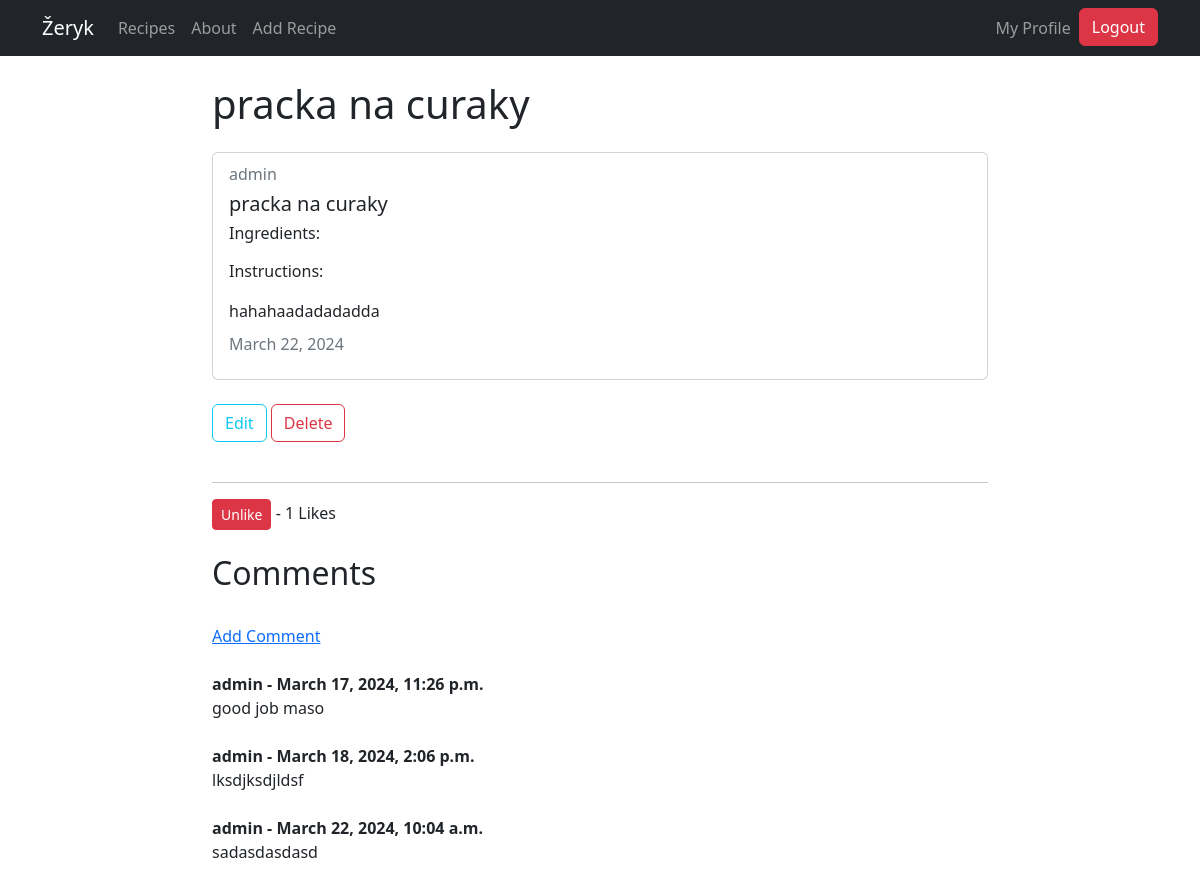
The app's page /recipe/2 (signed in) with its own data.
### recipes/models.py (models this page shows, shortened)
class Recipe(models.Model):
  title = models.CharField(max_length=100)
  description = RichTextField(blank=True, null=True)
  author = models.ForeignKey(User, on_delete=models.CASCADE)
  created_at = models.DateTimeField(auto_now_add=True)
  updated_at = models.DateTimeField(auto_now=True)
  ingredients = models.ManyToManyField(Ingredient)
  likes = models.ManyToManyField(User, related_name='blog_posts')
  def total_likes(self):
    return self.likes.count()

class Comment(models.Model):
  post = models.ForeignKey(Recipe, related_name="comments", on_delete=models.CASCADE)
  name = models.CharField(max_length=255)
  body = RichTextField(blank=True, null=True)
  date_added = models.DateTimeField(auto_now_add=True)

### recipes/views.py (the view)
# urls.py: path('recipe/<int:pk>', views.RecipeDetailView.as_view(), name="recipes-detail"),
class RecipeDetailView(DetailView):
  model = models.Recipe
  template_name = 'recipes/recipe_detail.html'
  def get_context_data(self, *args, **kwargs):
    context = super(RecipeDetailView, self).get_context_data(*args, **kwargs)
    stuff = get_object_or_404(models.Recipe, id=self.kwargs['pk'])
    total_likes = stuff.total_likes()
    liked = False
    if stuff.likes.filter(id=self.request.user.id).exists():
        liked = True
    context["total_likes"] = total_likes
    context["liked"] = liked
    return context

### recipes/templates/recipes/recipe_detail.html (shortened to what this page needs)
{% extends "recipes/base.html" %}
{% block content %}
  <h1>{{ object.title }}</h1>
  <div class="card my-4">
    <div class="card-body">
      <h6 class="card-subtitle mb-2 text-muted">{{ object.author }}</h6>
      <h5 class="card-title">{{ object.title }}</h5>
      <h6>Ingredients:</h6>
      <p class="card-text">Instructions: {{ object.description|safe }}</p>
      <h6 class="card-subtitle mb-2 text-muted">
        {{ object.updated_at|date:"F d, Y" }}
      </h6>
    </div>
  </div>
  {% if object.author == user or user.is_staff %}
  <div class="col-4">
    <a class="btn btn-outline-info" href="{% url 'recipes-update' object.id %}"
      >Edit</a
    >
    <a class="btn btn-outline-danger" href="{% url 'recipes-delete' object.id %}"
      >Delete</a
    >
  </div>
  <br/>
  <hr>
  <form action="{% url 'like_post' object.pk %}"method = "POST">
  {% if user.is_authenticated %}
    {% if liked %}
      <button type="submit", name="object_id", value="{{ object.id }}", class="btn btn-danger btn-sm">Unlike</button>
    {% else %}
      <button type="submit", name="object_id", value="{{ object.id }}", class="btn btn-primary btn-sm">Like</button>
    {% endif %}
  {% else %}
    <small><a href="{% url 'login' %}">Login</a> to like</small>
  {% endif %}
    - {{ total_likes }} Likes
  </form>
  <br>
<h2>Comments</h2>
<br/>
{% if not object.comments.all %}
  No Comments Yet...<a href="{% url 'add_comment' object.pk %}">Add One</a>
{% else %}
<a href="{% url 'add_comment' object.pk %}">Add Comment</a>
<br/><br/>
  {% for comment in object.comments.all %}
    <strong>
      {{ comment.name }} -
      {{ comment.date_added }}
    </strong>
    <br/>
    {{ comment.body | safe }}
    <br/><br/>
  {% endfor %}
{% endif %}
<br/>
</div>
  {% endif %}
{% endblock content %}

### records on screen
Recipe: title "pracka na curaky", author "admin", description "hahahaadadadadda", updated_at "March 22, 2024"
Comment: name "admin", date_added "March 17, 2024, 11:26 p.m.", body "good job maso"
Comment: name "admin", date_added "March 18, 2024, 2:06 p.m.", body "lksdjksdjldsf"
Comment: name "admin", date_added "March 22, 2024, 10:04 a.m.", body "sadasdasdasd"

### other values on screen
{{ total_likes }} "1"
